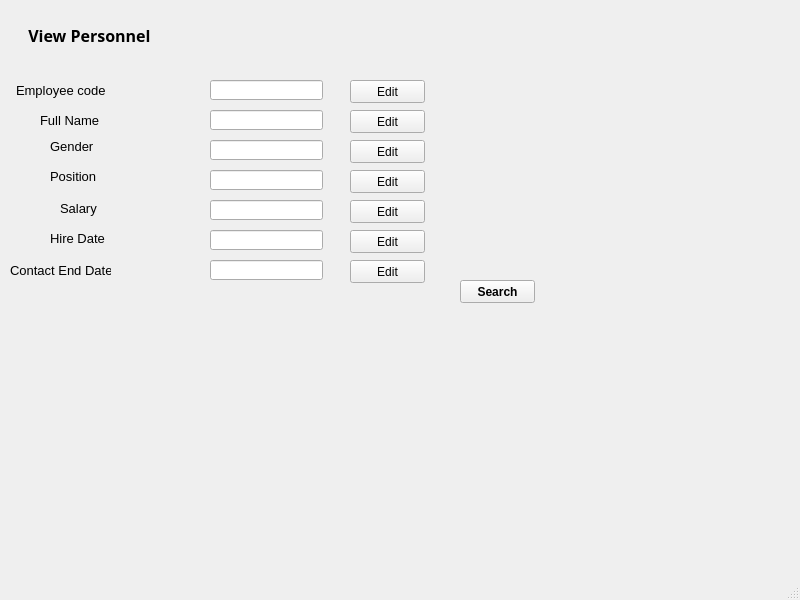
<?xml version="1.0" encoding="UTF-8"?>
<ui version="4.0">
 <class>MainWindow</class>
 <widget class="QMainWindow" name="MainWindow">
  <property name="geometry">
   <rect>
    <x>0</x>
    <y>0</y>
    <width>800</width>
    <height>600</height>
   </rect>
  </property>
  <property name="windowTitle">
   <string>MainWindow</string>
  </property>
  <widget class="QWidget" name="centralwidget">
   <widget class="QLabel" name="label">
    <property name="geometry">
     <rect>
      <x>20</x>
      <y>0</y>
      <width>231</width>
      <height>71</height>
     </rect>
    </property>
    <property name="font">
     <font>
      <family>Yu Gothic UI Semibold</family>
      <pointsize>12</pointsize>
      <weight>75</weight>
      <bold>true</bold>
     </font>
    </property>
    <property name="text">
     <string>  View Personnel</string>
    </property>
   </widget>
   <widget class="QLabel" name="label_2">
    <property name="geometry">
     <rect>
      <x>16</x>
      <y>80</y>
      <width>91</width>
      <height>20</height>
     </rect>
    </property>
    <property name="font">
     <font>
      <pointsize>10</pointsize>
     </font>
    </property>
    <property name="text">
     <string>Employee code</string>
    </property>
   </widget>
   <widget class="QLabel" name="label_3">
    <property name="geometry">
     <rect>
      <x>40</x>
      <y>110</y>
      <width>61</width>
      <height>20</height>
     </rect>
    </property>
    <property name="font">
     <font>
      <pointsize>10</pointsize>
     </font>
    </property>
    <property name="text">
     <string>Full Name</string>
    </property>
   </widget>
   <widget class="QLabel" name="label_4">
    <property name="geometry">
     <rect>
      <x>50</x>
      <y>140</y>
      <width>47</width>
      <height>13</height>
     </rect>
    </property>
    <property name="font">
     <font>
      <pointsize>10</pointsize>
     </font>
    </property>
    <property name="text">
     <string>Gender</string>
    </property>
   </widget>
   <widget class="QLabel" name="label_5">
    <property name="geometry">
     <rect>
      <x>50</x>
      <y>170</y>
      <width>47</width>
      <height>13</height>
     </rect>
    </property>
    <property name="font">
     <font>
      <pointsize>10</pointsize>
     </font>
    </property>
    <property name="text">
     <string>Position</string>
    </property>
   </widget>
   <widget class="QLabel" name="label_6">
    <property name="geometry">
     <rect>
      <x>60</x>
      <y>200</y>
      <width>41</width>
      <height>16</height>
     </rect>
    </property>
    <property name="font">
     <font>
      <pointsize>10</pointsize>
     </font>
    </property>
    <property name="text">
     <string>Salary</string>
    </property>
   </widget>
   <widget class="QLabel" name="label_7">
    <property name="geometry">
     <rect>
      <x>50</x>
      <y>230</y>
      <width>61</width>
      <height>16</height>
     </rect>
    </property>
    <property name="font">
     <font>
      <pointsize>10</pointsize>
     </font>
    </property>
    <property name="text">
     <string>Hire Date</string>
    </property>
   </widget>
   <widget class="QLabel" name="label_8">
    <property name="geometry">
     <rect>
      <x>10</x>
      <y>260</y>
      <width>101</width>
      <height>20</height>
     </rect>
    </property>
    <property name="font">
     <font>
      <pointsize>10</pointsize>
     </font>
    </property>
    <property name="text">
     <string>Contact End Date</string>
    </property>
   </widget>
   <widget class="QLineEdit" name="lineEdit">
    <property name="geometry">
     <rect>
      <x>210</x>
      <y>80</y>
      <width>113</width>
      <height>20</height>
     </rect>
    </property>
   </widget>
   <widget class="QLineEdit" name="lineEdit_2">
    <property name="geometry">
     <rect>
      <x>210</x>
      <y>110</y>
      <width>113</width>
      <height>20</height>
     </rect>
    </property>
   </widget>
   <widget class="QLineEdit" name="lineEdit_3">
    <property name="geometry">
     <rect>
      <x>210</x>
      <y>140</y>
      <width>113</width>
      <height>20</height>
     </rect>
    </property>
   </widget>
   <widget class="QLineEdit" name="lineEdit_4">
    <property name="geometry">
     <rect>
      <x>210</x>
      <y>170</y>
      <width>113</width>
      <height>20</height>
     </rect>
    </property>
   </widget>
   <widget class="QLineEdit" name="lineEdit_5">
    <property name="geometry">
     <rect>
      <x>210</x>
      <y>200</y>
      <width>113</width>
      <height>20</height>
     </rect>
    </property>
   </widget>
   <widget class="QLineEdit" name="lineEdit_6">
    <property name="geometry">
     <rect>
      <x>210</x>
      <y>230</y>
      <width>113</width>
      <height>20</height>
     </rect>
    </property>
   </widget>
   <widget class="QLineEdit" name="lineEdit_7">
    <property name="geometry">
     <rect>
      <x>210</x>
      <y>260</y>
      <width>113</width>
      <height>20</height>
     </rect>
    </property>
   </widget>
   <widget class="QPushButton" name="pushButton">
    <property name="geometry">
     <rect>
      <x>350</x>
      <y>80</y>
      <width>75</width>
      <height>23</height>
     </rect>
    </property>
    <property name="text">
     <string>Edit</string>
    </property>
   </widget>
   <widget class="QPushButton" name="pushButton_2">
    <property name="geometry">
     <rect>
      <x>350</x>
      <y>110</y>
      <width>75</width>
      <height>23</height>
     </rect>
    </property>
    <property name="text">
     <string>Edit</string>
    </property>
   </widget>
   <widget class="QPushButton" name="pushButton_3">
    <property name="geometry">
     <rect>
      <x>350</x>
      <y>140</y>
      <width>75</width>
      <height>23</height>
     </rect>
    </property>
    <property name="text">
     <string>Edit</string>
    </property>
   </widget>
   <widget class="QPushButton" name="pushButton_4">
    <property name="geometry">
     <rect>
      <x>350</x>
      <y>170</y>
      <width>75</width>
      <height>23</height>
     </rect>
    </property>
    <property name="text">
     <string>Edit</string>
    </property>
   </widget>
   <widget class="QPushButton" name="pushButton_5">
    <property name="geometry">
     <rect>
      <x>350</x>
      <y>200</y>
      <width>75</width>
      <height>23</height>
     </rect>
    </property>
    <property name="text">
     <string>Edit</string>
    </property>
   </widget>
   <widget class="QPushButton" name="pushButton_6">
    <property name="geometry">
     <rect>
      <x>350</x>
      <y>230</y>
      <width>75</width>
      <height>23</height>
     </rect>
    </property>
    <property name="text">
     <string>Edit</string>
    </property>
   </widget>
   <widget class="QPushButton" name="pushButton_7">
    <property name="geometry">
     <rect>
      <x>350</x>
      <y>260</y>
      <width>75</width>
      <height>23</height>
     </rect>
    </property>
    <property name="text">
     <string>Edit</string>
    </property>
   </widget>
   <widget class="QPushButton" name="pushButton_8">
    <property name="geometry">
     <rect>
      <x>460</x>
      <y>280</y>
      <width>75</width>
      <height>23</height>
     </rect>
    </property>
    <property name="font">
     <font>
      <weight>75</weight>
      <bold>true</bold>
     </font>
    </property>
    <property name="text">
     <string>Search</string>
    </property>
   </widget>
  </widget>
  <widget class="QMenuBar" name="menubar">
   <property name="geometry">
    <rect>
     <x>0</x>
     <y>0</y>
     <width>800</width>
     <height>21</height>
    </rect>
   </property>
  </widget>
  <widget class="QStatusBar" name="statusbar"/>
 </widget>
 <resources/>
 <connections/>
</ui>
